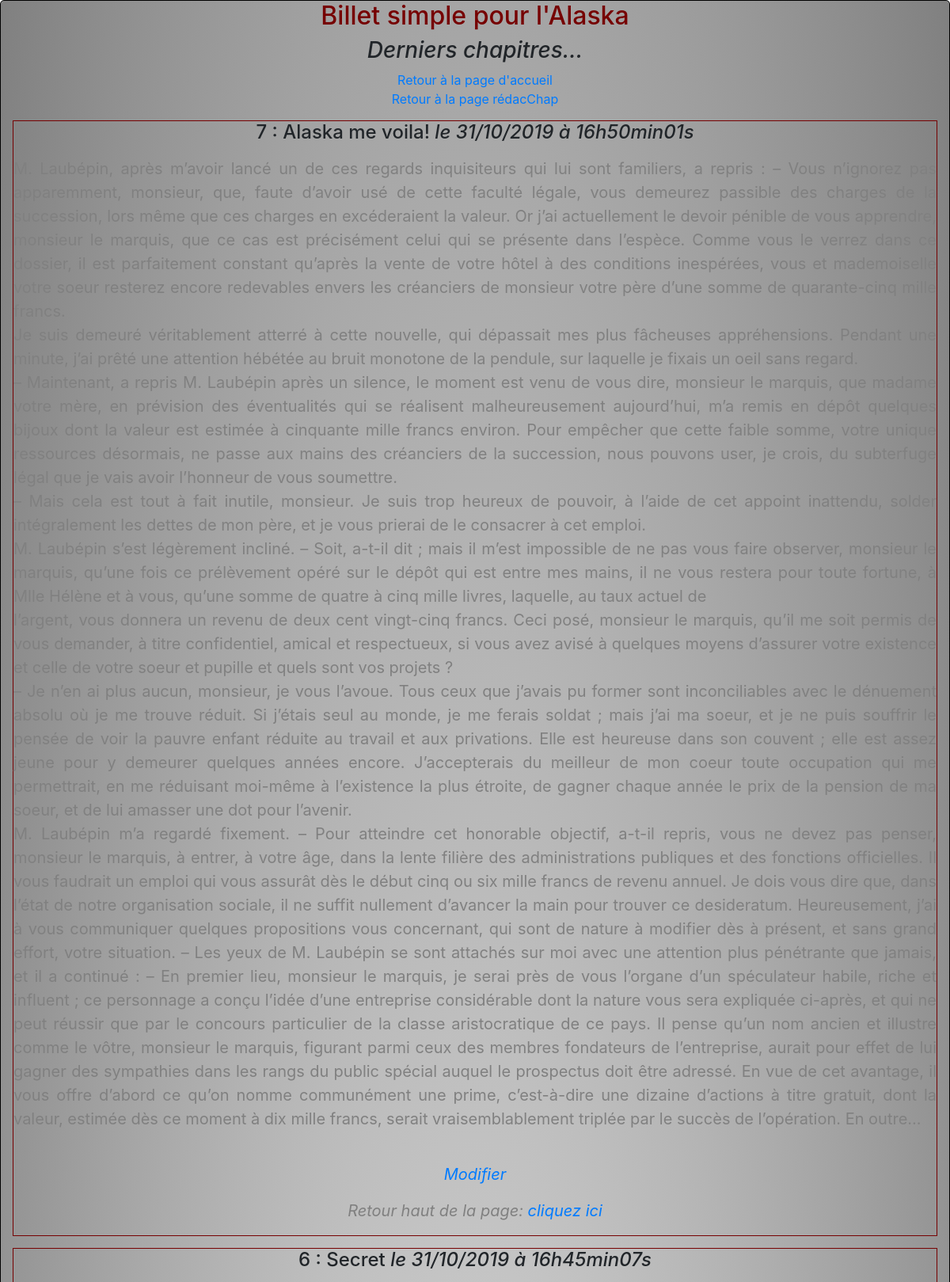
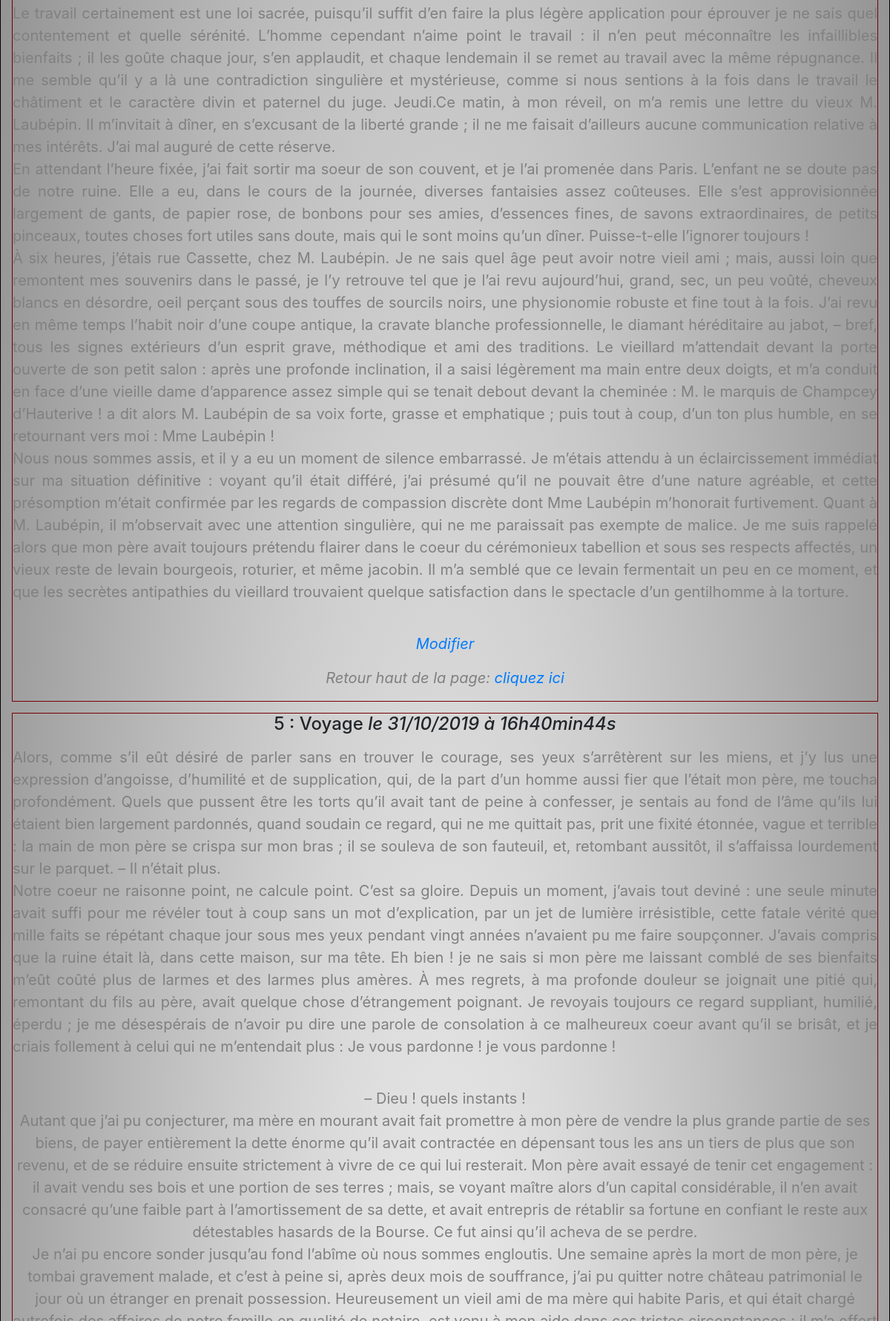
The app's page /index.php?action=listChapAdmin (signed in, upper part) with its own data (2 pictures, top to bottom).
### tables this page shows
CREATE TABLE IF NOT EXISTS `posts` (
  `id` int(11) NOT NULL AUTO_INCREMENT,
  `title` varchar(70) NOT NULL,
  `content` text NOT NULL,
  `creation_date` datetime NOT NULL,
  PRIMARY KEY (`id`)
);

### controller/backend.php (called while the page is built, shortened)
<?php
require_once('model/PostManager.php');
function listChapAdmin()
{
	$postManager = new PostManager();
	$posts = $postManager->getChapitresAdmin();
	require('view/backend/listChapAdmin.php');
}

### model/postManager.php (called while the page is built, shortened)
<?php
class PostManager extends Manager
{
	public function getChapitresAdmin()
	{
		$db = $this->dbConnect();
		$req = $db->query('SELECT id, title, content, DATE_FORMAT(creation_date, \'%d/%m/%Y à %Hh%imin%ss\') AS creation_date_fr FROM posts ORDER BY creation_date DESC LIMIT 0, 50');
		return $req;
	}
}

### view/backend/listChapAdmin.php (the view, shortened to what this page needs)
<div class="vuChapComment">
  <div align="center">
   <h2 id="ancre haut de page">Billet simple pour l'Alaska</h2>
   <em><h3>Derniers chapitres...</h3></em>
   <a href="index.php">Retour à la page d'accueil</a><br>
   <a href="index.php?action=adminViewConnect&amp;droits=<?=$_SESSION['droits']?>">Retour à la page rédacChap</a>
   <?php
   while ($data = $posts->fetch())
   {
    ?>
    <div class="news">
      <h4>
       <?=($data['title']) ?>
       <em>le <?= $data['creation_date_fr'] ?></em>
     </h4>
     <p>
       <?= nl2br($data['content']) ?><br>
       <em><p><a href="index.php?action=chapitAdmin&amp;id=<?= $data['id'] ?>">Modifier</a></p></em>
       <em><p>Retour haut de la page: <a href="#ancre haut de page">cliquez ici</a></p></em>
     </p>
   </div>
   <?php
 }
 ?>
</div>
</div>
<?php require('adminTemplate.php'); ?>

### public/css/style.css (style rules this page uses)
h1, h2 { color: #760001; }
p { font-size: 20px; color: grey; }
.news { border: 1px solid #760001; margin: 15px 15px 15px; }
.vuChapComment { background: radial-gradient(white,grey); border: 1px solid black; border-radius: 5px; }

### records on screen
posts: title "7 : Alaska me voila!", creation_date_fr "31/10/2019 à 16h50min01s", content "M. Laubépin, après m’avoir lancé un de ces regards inquisiteurs qui lui sont familiers, a repris : – Vous n’ignorez pas apparemment, monsieur, que, faute d’avoir usé de cette faculté légale, vous demeurez passible des charges de la succession, lors même que ces charges en excéderaient la valeur. Or j’ai actuellement le devoir pénible de vous apprendre, monsieur le marquis, que ce cas est précisément celui qui se présente dans l’espèce. Comme vous le verrez dans ce dossier, il est parfaitement constant qu’après la vente de votre hôtel à des conditions inespérées, vous et mademoiselle votre soeur resterez encore redevables envers les créanciers de monsieur votre père d’une somme de…"
posts: title "6 : Secret", creation_date_fr "31/10/2019 à 16h45min07s", content "Le travail certainement est une loi sacrée, puisqu’il suffit d’en faire la plus légère application pour éprouver je ne sais quel contentement et quelle sérénité. L’homme cependant n’aime point le travail : il n’en peut méconnaître les infaillibles bienfaits ; il les goûte chaque jour, s’en applaudit, et chaque lendemain il se remet au travail avec la même répugnance. Il me semble qu’il y a là une contradiction singulière et mystérieuse, comme si nous sentions à la fois dans le travail le châtiment et le caractère divin et paternel du juge. Jeudi.Ce matin, à mon réveil, on m’a remis une lettre du vieux M. Laubépin. Il m’invitait à dîner, en s’excusant de la liberté grande ; il ne me faisait…"
posts: title "5 : Voyage", creation_date_fr "31/10/2019 à 16h40min44s", content "Alors, comme s’il eût désiré de parler sans en trouver le courage, ses yeux s’arrêtèrent sur les miens, et j’y lus une expression d’angoisse, d’humilité et de supplication, qui, de la part d’un homme aussi fier que l’était mon père, me toucha profondément. Quels que pussent être les torts qu’il avait tant de peine à confesser, je sentais au fond de l’âme qu’ils lui étaient bien largement pardonnés, quand soudain ce regard, qui ne me quittait pas, prit une fixité étonnée, vague et terrible : la main de mon père se crispa sur mon bras ; il se souleva de son fauteuil, et, retombant aussitôt, il s’affaissa lourdement sur le parquet. – Il n’était plus. Notre coeur ne raisonne point, ne calcule…"
